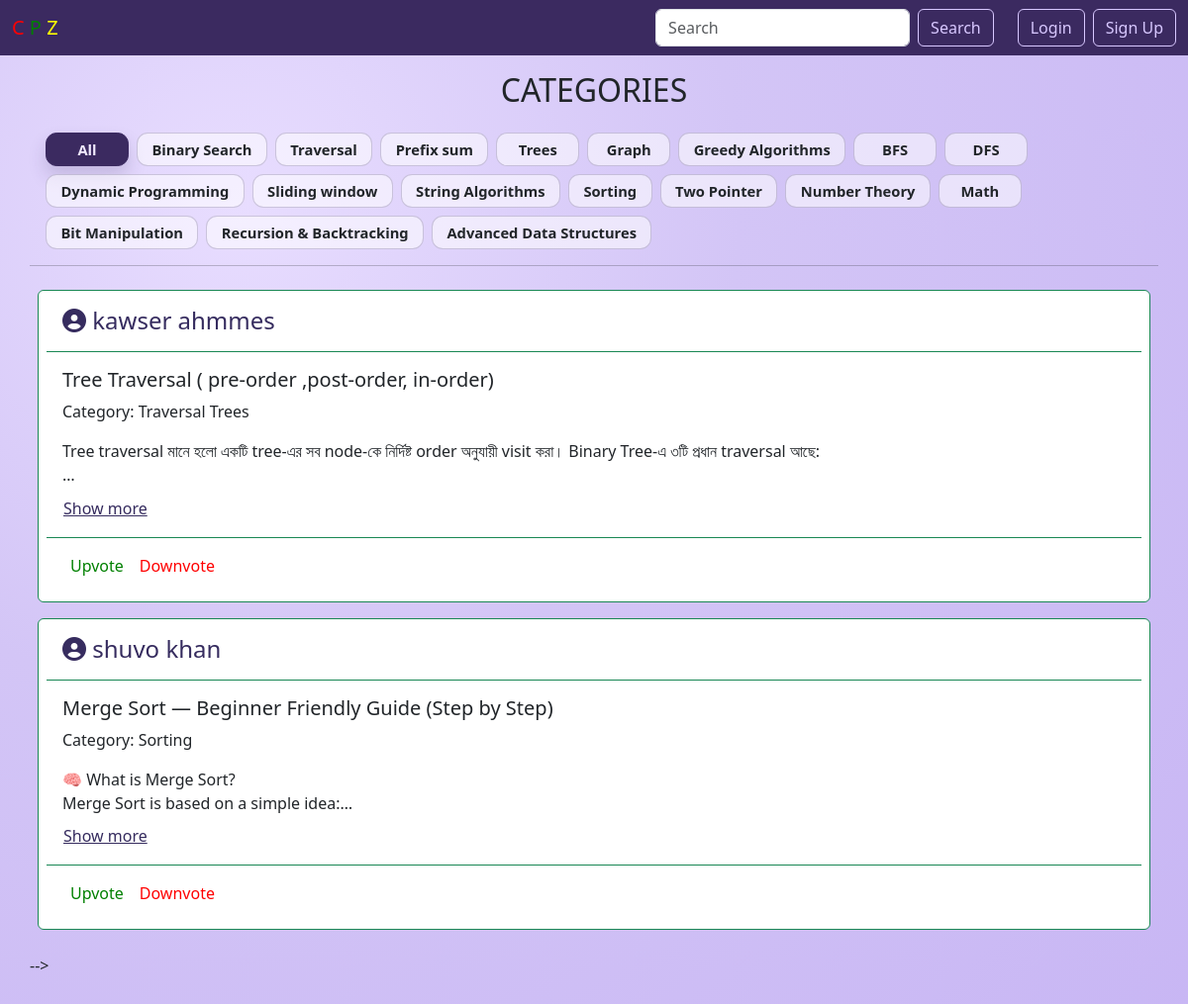
The page / on the database its author committed.
### category/models.py (models this page shows, shortened)
class Category(models.Model):
    name=models.CharField(max_length=150)
    slug=models.SlugField(max_length=200,unique=True,null=True,blank=True)

### posts/models.py (models this page shows, shortened)
class Post(models.Model):
    name=models.CharField(max_length=150)
    category=models.ManyToManyField(Category)
    content=models.TextField()
    author=models.ForeignKey(User,on_delete=models.CASCADE)

### CPZ/views.py (the view)
# urls.py: path('', views.home, name='home'),
def home(request):
    cat_data = Category.objects.all()
    selected_category = request.GET.get('category')
    post_data = Post.objects.all()
    if selected_category:
        post_data = post_data.filter(category__id=selected_category).distinct()
    return render(request, 'pages/home.html', {
        'post_data': post_data,
        'cat_data': cat_data,
        'selected_category': selected_category,
    })

### templates/pages/home.html (shortened to what this page needs)
{% extends 'base/base.html' %}
{% load static %}
{% block content %}
{% include 'components/home_header.html' %}
<main class="blog-main">
	<div class="container">
		<div class="row mt-3">
           <h2 class="text-center">CATEGORIES</h2>
			<div class="col-12 p-3 d-flex flex-wrap gap-2">
              <a href="{% url 'home' %}" class="category-link category-box {% if not selected_category %}is-active{% endif %}">All</a>
              {% for c in cat_data %}
			   <a href="{% url 'home' %}?category={{ c.id }}" class="category-link category-box {% if selected_category == c.id|stringformat:'s' %}is-active{% endif %}">{{c.name}}</a>
			  {% endfor %}
			</div>
			<hr>
			<div class="col-12 p-2  d-flex flex-wrap  ">
				{% for post in post_data %}
					<div class="w-100 card border-success mb-3 p-2">
						<div   class="card-header bg-transparent border-success">
							<h4 style="color:#362C5F !important;"> <i class="fa-solid fa-circle-user"></i> {{post.author.first_name}} {{post.author.last_name}}</h4>
						</div>
						<div class="card-body text-dark">
							<h5 class="card-title">{{post.name}}</h5>
							<p>Category:{% for c in post.category.all %}
								{{c.name}}
								{% endfor %}
							</p>
							<div class="post-preview" id="postPreview{{ forloop.counter }}">
								<p class="card-text" style="display: -webkit-box; -webkit-line-clamp: 2; -webkit-box-orient: vertical; overflow: hidden; margin-bottom: 0.5rem;">
									{{post.content|linebreaksbr}}
								</p>
							</div>
							<button class="btn btn-link p-0 post-toggle-btn" type="button" data-bs-toggle="collapse" data-bs-target="#postContent{{ forloop.counter }}" data-preview-id="postPreview{{ forloop.counter }}" aria-expanded="false" aria-controls="postContent{{ forloop.counter }}" style="color: #362C5F;">
								Show more
							</button>
						</div>
						<div class="d-flex flex-wrap card-footer bg-transparent border-success">
							<a style="text-decoration: none; color:green;" class="p-2" href="">Upvote</a>
							<a style="text-decoration: none; color: red;" class="p-2" href="">Downvote</a>
						</div>
					</div>
			{% endfor %}
		</div> -->
</main>
{% endblock %}

### templates/base/base.html (shortened to what this page needs)
{% load static %}
<!DOCTYPE html>
<html lang="en">
<head>
    <link href="https://cdn.jsdelivr.net/npm/bootstrap@5.3.8/dist/css/bootstrap.min.css" rel="stylesheet">
    <link rel="stylesheet" href="https://cdnjs.cloudflare.com/ajax/libs/font-awesome/6.7.2/css/all.min.css">
    <link rel="stylesheet" href="{% static 'css/style.css' %}">
</head>
<body style="background: radial-gradient(circle at 20% 20%, #e8ddff 0%, #d3c5f6 40%, #c8b6f4 100%); min-height: 100vh;">
    {% block content %}
    {% endblock %}
</body>
</html>

### templates/components/home_header.html (shortened to what this page needs)
<nav class="navbar navbar-expand-lg navbar-dark home-header">
  <div class="container-fluid">
    <a class="navbar-brand" href="{% url 'home' %}"> <span class="w-25" style="color: red;">C</span> <span class="w-25" style="color:green;">P</span> <span class="w-25" style="color: yellow;">Z</span></a>
    <div class="collapse navbar-collapse" id="navbarScroll">
      <form class="d-flex" role="search">
        <input class="form-control me-2" type="search" placeholder="Search" aria-label="Search"/>
        <button class="btn btn-outline-success search-btn" type="submit">Search</button>
      </form>
      <div class="d-flex ms-4 gap-2">
        {% if request.user.is_authenticated %}
         <a class="p-3 " style="text-decoration: none; color: rgb(175, 175, 247);" href="{% url 'author:profile' %}">{{request.user.username}} &nbsp; <i class="fa-solid fa-circle-user"></i></a>
        {% else %}
         <a class="btn btn-outline-danger search-btn" href="{% url 'author:login' %}">Login</a>
          <a class="btn btn-outline-success search-btn" href="{% url 'author:register' %}">Sign Up</a>
        {% endif %}
      </div>
    </div>
  </div>
</nav>

### static/css/style.css (style rules this page uses)
:root { --lavender-main: #d3c5f6; --lavender-text: #362c5f; --lavender-soft: #ece4ff; --lavender-border: rgba(54, 44, 95, 0.22); }
body { min-height: 100vh; background: radial-gradient(circle at 20% 20%, #e8ddff 0%, var(--lavender-main) 40%, #c8b6f4 100%); }
.home-header { background-color: #3b2a60; }
.home-header .navbar-brand, .home-header .nav-link, .home-header .navbar-toggler, .home-header .search-btn { color: #d8c8ff !important; }
.home-header .search-btn { border-color: #d8c8ff; }
.category-box { display: inline-flex; align-items: center; justify-content: center; min-width: 84px; height: 34px; padding: 0 0.9rem; border-radius: 0.7rem; border: 1px solid var(--lavender-border); background: rgba(255, 255, 255, 0.55); color: var(--lavender-text); font-size: 0.92rem; font-weight: 700; line-height: 1; cursor: pointer; user-select: none; transition: transform 180ms ease, background-color 180ms ease, border-color 180ms ease, color 180ms ease, box-shadow 180ms ease; }
.category-link { text-decoration: none; color: inherit; display: inline-flex; align-items: center; justify-content: center; }
.category-box.is-active { background: #3b2a60 !important; border-color: #3b2a60 !important; color: #f1eaff !important; box-shadow: 0 10px 18px rgba(54, 44, 95, 0.18) !important; }
.blog-main { min-height: 100vh; padding-bottom: 3rem; background: transparent; }

### rows shown on the page
Category: name "Binary Search"
Category: name "Traversal"
Category: name "Prefix sum"
Category: name "Trees"
Category: name "Graph"
Category: name "Greedy Algorithms"
Category: name "BFS"
Category: name "DFS"
Category: name "Dynamic Programming"
Category: name "Sliding window"
Category: name "String Algorithms"
Category: name "Sorting"
Category: name "Two Pointer"
Category: name "Number Theory"
Category: name "Math"
Category: name "Bit Manipulation"
Category: name "Recursion & Backtracking"
Category: name "Advanced Data Structures"
Post: author.first_name "kawser", author.last_name "ahmmes", name "Tree Traversal ( pre-order ,post-order, in-order)", content "Tree traversal মানে হলো একটি tree-এর সব node-কে নির্দিষ্ট order অনুযায়ী visit করা। Binary Tree-এ ৩টি প্রধান traversal আছে:"
Post: author.first_name "shuvo", author.last_name "khan", name "Merge Sort — Beginner Friendly Guide (Step by Step)", content "🧠 What is Merge Sort? Merge Sort is based on a simple idea:"
